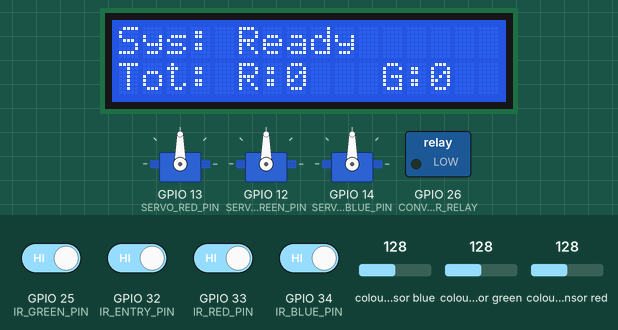
Simulated run of this program. Board: ESP32. Shown: 16×2 character LCD, 3 × servo, switched loads named in the program (green lamp = pin HIGH). The inputs (shaded band) are chosen by the test bench; at power-on: GPIO 25 (IR_GREEN_PIN), GPIO 32 (IR_ENTRY_PIN), GPIO 33 (IR_RED_PIN), GPIO 34 (IR_BLUE_PIN) HIGH, colour sensor red 128, colour sensor blue 128, colour sensor green 128. What the program prints to the serial monitor is not drawn.

Above: at 2.2 s.
2.3 s: GPIO 32 (IR_ENTRY_PIN) driven LOW
At 3.7 s:
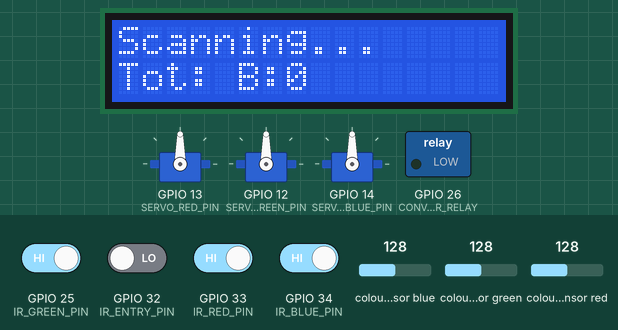
5.3 s: colour sensor red set to 86
7.9 s: colour sensor red set to 77
At 8.9 s:
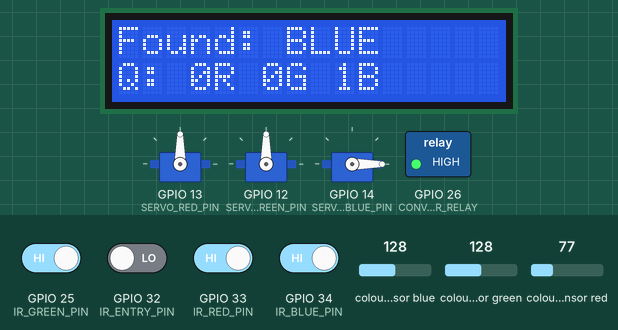
10.9 s: colour sensor blue set to 119
At 13.1 s:
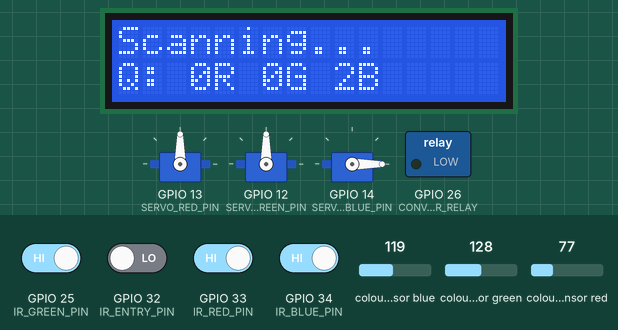
13.9 s: colour sensor blue set to 52
16.9 s: colour sensor blue set to 45
At 19.4 s:
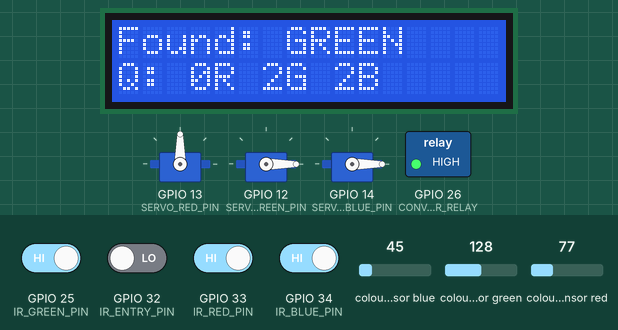
Timing chart, 0 to 33.9 s (numbered marks = the images above; inputs shaded):
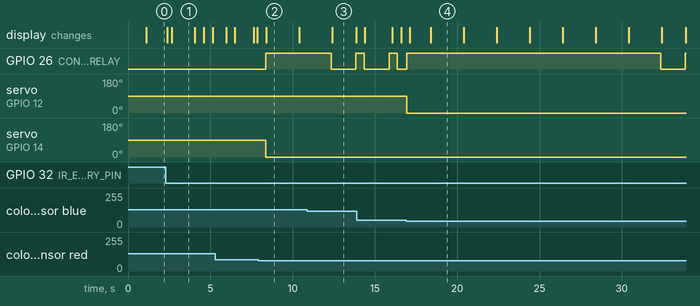

Measured:
- the behaviour switches between 83 and 82 on colour sensor red (found by bisection; images 1 and 2)
- the behaviour switches between 122 and 121 on colour sensor blue (found by bisection; images 2 and 3)
- the behaviour switches between 49 and 48 on colour sensor blue (found by bisection; images 3 and 4)
- after the input at 2.3 s, the display: first changes after 0.08 s (image 1 shows a later state)
- after the input at 7.9 s, GPIO 26 (CONVEYOR_RELAY): LOW → HIGH after 0.46 s; servo on GPIO 14 (SERVO_BLUE_PIN): 90° → 0° after 0.46 s; the display: changes after 0.49 s (image 2)
- after the input at 10.9 s, GPIO 26 (CONVEYOR_RELAY): HIGH → LOW after 1.5 s, → HIGH 1.5 s later; the display: changes after 1.5 s (image 3)
- after the input at 16.9 s, servo on GPIO 12 (SERVO_GREEN_PIN): 90° → 0° at once; the display: first changes after 0.23 s (image 4 shows a later state)

The program:

main.cpp
```cpp
#include "Adafruit_TCS34725.h"
#include <Arduino.h>
#include <ESP32Servo.h>
#include <LiquidCrystal_I2C.h>
#include <Wire.h>

// ============================================================================
// COLOR SORTING SYSTEM - FINAL FIRMWARE
//
//
// HARDWARE LAYOUT:
//   - Left Rail:  Servo Motors, Catch Bins
//   - Right Rail: HW-201 IR Sensors (looking across the belt)
// ============================================================================

#define SERVO_RED_PIN 13
#define SERVO_GREEN_PIN 12
#define SERVO_BLUE_PIN 14
#define CONVEYOR_RELAY 26

#define IR_ENTRY_PIN 32
#define IR_RED_PIN 33
#define IR_GREEN_PIN 25
#define IR_BLUE_PIN 34

#define RELAY_ON HIGH
#define RELAY_OFF LOW

Servo servoRed;
Servo servoGreen;
Servo servoBlue;

Adafruit_TCS34725 tcs =
    Adafruit_TCS34725(TCS34725_INTEGRATIONTIME_50MS, TCS34725_GAIN_4X);
LiquidCrystal_I2C lcd(0x27, 16, 2);

// --- System Lifetime Counters ---
int totalRed = 0;
int totalGreen = 0;
int totalBlue = 0;

// --- Multi-Box Queue Architecture ---
#define MAX_BOXES 10
enum ColorResult { NONE, RED_OBJ, GREEN_OBJ, BLUE_OBJ };

struct BoxRecord {
  ColorResult color;
  int zone;
  unsigned long clearTimer; // Replaced yellowTimer with generic clear timer
};

BoxRecord conveyorQueue[MAX_BOXES];
int boxCount = 0;

// --- Timers & Edge Detection ---
bool lastRedIR = HIGH;
bool lastGreenIR = HIGH;
bool lastBlueIR = HIGH;
unsigned long lastEntryTrigger = 0;

bool scanPending = false;
unsigned long scanTimeout = 0;
unsigned long lastFastRead = 0;

bool redDropping = false;
unsigned long redDropEnd = 0;
bool greenDropping = false;
unsigned long greenDropEnd = 0;
bool blueDropping = false;
unsigned long blueDropEnd = 0;

// --- LCD Management Variables ---
unsigned long lastLcdUpdate = 0;
String lcdStatus = "Sys: Ready";
unsigned long lcdStatusTimeout = 0;

// --- Helper: Update Status Message ---
void setStatus(String msg, int timeoutMs = 2000) {
  lcdStatus = msg;
  lcdStatusTimeout = millis() + timeoutMs;
}

// --- Differential Color Detection Logic ---
ColorResult detectColor(int R, int G, int B, uint16_t C) {
  if (C < 280)
    return NONE;

  // RED BOX
  if (R >= 170 && G <= 50 && B <= 50)
    return RED_OBJ;
  // GREEN BOX
  if (G > R && G >= 105 && B <= 48)
    return GREEN_OBJ;
  // BLUE BOX
  if (R <= 62 && (B - R) >= 35 && B > R && G > R)
    return BLUE_OBJ;

  return NONE;
}

// --- Queue Management ---
void removeBox(int index) {
  for (int i = index; i < boxCount - 1; i++) {
    conveyorQueue[i] = conveyorQueue[i + 1];
  }
  boxCount--;
}

void setup() {
  Serial.begin(115200);
  delay(1000);

  Wire.begin();

  // Initialize LCD
  Wire.beginTransmission(0x27);
  if (Wire.endTransmission() == 0) {
    lcd.init();
    lcd.backlight();
    lcd.setCursor(0, 0);
    lcd.print("System Booting..");
  }

  Serial.println(F("\n=================================================="));
  Serial.println(F("  ESP32 FIFO SORTER: STOP-AND-SCAN FIRMWARE       "));
  Serial.println(F("=================================================="));

  pinMode(CONVEYOR_RELAY, OUTPUT);
  digitalWrite(CONVEYOR_RELAY, RELAY_OFF);

  // Inputs (Sensors)
  pinMode(IR_ENTRY_PIN, INPUT_PULLUP);
  pinMode(IR_RED_PIN, INPUT_PULLUP);
  pinMode(IR_GREEN_PIN, INPUT_PULLUP);
  pinMode(IR_BLUE_PIN, INPUT); // Requires physical pull-up!

  if (tcs.begin()) {
    Serial.println(F("[INIT] TCS34725 Color Sensor Found!"));
  } else {
    Serial.println(F("[ERROR] No TCS34725 found. Check I2C wiring."));
    lcd.setCursor(0, 1);
    lcd.print("SENSOR ERROR!   ");
    while (1)
      ;
  }

  ESP32PWM::allocateTimer(0);
  ESP32PWM::allocateTimer(1);
  ESP32PWM::allocateTimer(2);

  servoRed.setPeriodHertz(50);
  servoGreen.setPeriodHertz(50);
  servoBlue.setPeriodHertz(50);

  servoRed.attach(SERVO_RED_PIN, 500, 2400);
  servoGreen.attach(SERVO_GREEN_PIN, 500, 2400);
  servoBlue.attach(SERVO_BLUE_PIN, 500, 2400);

  // Idle State = 90 Degrees
  servoRed.write(90);
  servoGreen.write(90);
  servoBlue.write(90);
}

void loop() {
  bool currEntryIR = digitalRead(IR_ENTRY_PIN);
  bool currRedIR = digitalRead(IR_RED_PIN);
  bool currGreenIR = digitalRead(IR_GREEN_PIN);
  bool currBlueIR = digitalRead(IR_BLUE_PIN);

  // ========================================================================
  // 1. ENTRY IR & SCANNING
  // ========================================================================
  if (currEntryIR == LOW && millis() - lastEntryTrigger > 2000) {
    lastEntryTrigger = millis();
    scanPending = true;
    scanTimeout = millis() + 1500;

    Serial.println(F("\n[ENTRY] IR Triggered! Belt Paused. Scanning..."));
    setStatus("Scanning...");
  }

  if (scanPending) {
    if (millis() - lastFastRead > 50) {
      lastFastRead = millis();

      uint16_t r_raw, g_raw, b_raw, c;
      tcs.getRawData(&r_raw, &g_raw, &b_raw, &c);

      int nR = 0, nG = 0, nB = 0;
      if (c > 0) {
        nR = (r_raw * 255) / c;
        nG = (g_raw * 255) / c;
        nB = (b_raw * 255) / c;
      }

      ColorResult detected = detectColor(nR, nG, nB, c);

      if (detected != NONE && boxCount < MAX_BOXES) {
        conveyorQueue[boxCount].color = detected;
        conveyorQueue[boxCount].zone = 0;
        boxCount++;

        String colorName = "UNKNWN";
        if (detected == RED_OBJ)
          colorName = "RED";
        if (detected == GREEN_OBJ)
          colorName = "GREEN";
        if (detected == BLUE_OBJ)
          colorName = "BLUE";

        Serial.printf("[SUCCESS] >> %s << Box locked! Belt Resuming.\n",
                      colorName.c_str());
        setStatus("Found: " + colorName, 2000);
        scanPending = false;
      }
    }

    if (millis() > scanTimeout && scanPending) {
      scanPending = false;
      Serial.println(F("[TIMEOUT] Scan window closed. Belt Resuming."));
      setStatus("Scan Failed", 2000);
    }
  }

  // ========================================================================
  // 2. BIN IR TRIGGERS (Zone Tracking / Shift Register)
  // ========================================================================
  if (currRedIR == LOW && lastRedIR == HIGH) {
    for (int i = 0; i < boxCount; i++) {
      if (conveyorQueue[i].zone == 0) {
        if (conveyorQueue[i].color == RED_OBJ) {
          Serial.println(F("[BIN 1] RED box caught! Dragging..."));
          setStatus("Dropped: RED");
          totalRed++;
          servoRed.write(180);
          redDropping = true;
          redDropEnd = millis() + 1000;
          removeBox(i);
        } else {
          conveyorQueue[i].zone = 1;
        }
        break;
      }
    }
  }

  if (currGreenIR == LOW && lastGreenIR == HIGH) {
    for (int i = 0; i < boxCount; i++) {
      if (conveyorQueue[i].zone == 1) {
        if (conveyorQueue[i].color == GREEN_OBJ) {
          Serial.println(F("[BIN 2] GREEN box caught! Dragging..."));
          setStatus("Dropped: GREEN");
          totalGreen++;
          servoGreen.write(180);
          greenDropping = true;
          greenDropEnd = millis() + 1000;
          removeBox(i);
        } else {
          conveyorQueue[i].zone = 2;
        }
        break;
      }
    }
  }

  if (currBlueIR == LOW && lastBlueIR == HIGH) {
    for (int i = 0; i < boxCount; i++) {
      if (conveyorQueue[i].zone == 2) {
        if (conveyorQueue[i].color == BLUE_OBJ) {
          Serial.println(F("[BIN 3] BLUE box caught! Dragging..."));
          setStatus("Dropped: BLUE");
          totalBlue++;
          servoBlue.write(180);
          blueDropping = true;
          blueDropEnd = millis() + 1000;
          removeBox(i);
        } else {
          Serial.println(F("[BIN 3] Unmatched Box passing to End of Line."));
          setStatus("Passing: END");
          conveyorQueue[i].zone = 3;
          conveyorQueue[i].clearTimer = millis() + 8000;
        }
        break;
      }
    }
  }

  // ========================================================================
  // 3. SERVO RESETS & END OF LINE TIMEOUTS
  // ========================================================================
  if (redDropping && millis() > redDropEnd) {
    servoRed.write(90);
    redDropping = false;
  }
  if (greenDropping && millis() > greenDropEnd) {
    servoGreen.write(90);
    greenDropping = false;
  }
  if (blueDropping && millis() > blueDropEnd) {
    servoBlue.write(90);
    blueDropping = false;
  }

  for (int i = 0; i < boxCount; i++) {
    if (conveyorQueue[i].zone == 3 && millis() > conveyorQueue[i].clearTimer) {
      Serial.println(F("[END] Box cleared the belt."));
      removeBox(i);
      break;
    }
  }

  // ========================================================================
  // 4. DYNAMIC SERVO POSITIONING (Look-Ahead Catch Logic)
  // ========================================================================
  if (!redDropping) {
    bool cR = false;
    for (int i = 0; i < boxCount; i++) {
      if (conveyorQueue[i].zone == 0 && conveyorQueue[i].color == RED_OBJ)
        cR = true;
    }
    servoRed.write(cR ? 0 : 90);
  }

  if (!greenDropping) {
    bool cG = false;
    for (int i = 0; i < boxCount; i++) {
      if ((conveyorQueue[i].zone == 0 || conveyorQueue[i].zone == 1) &&
          conveyorQueue[i].color == GREEN_OBJ)
        cG = true;
    }
    servoGreen.write(cG ? 0 : 90);
  }

  if (!blueDropping) {
    bool cB = false;
    for (int i = 0; i < boxCount; i++) {
      if ((conveyorQueue[i].zone <= 2) && conveyorQueue[i].color == BLUE_OBJ)
        cB = true;
    }
    servoBlue.write(cB ? 0 : 90);
  }

  // ========================================================================
  // 5. MOTOR CONTROL (Stop-and-Scan Enabled)
  // ========================================================================
  if (scanPending) {
    digitalWrite(CONVEYOR_RELAY, RELAY_OFF);
  } else if (boxCount > 0) {
    digitalWrite(CONVEYOR_RELAY, RELAY_ON);
  } else {
    digitalWrite(CONVEYOR_RELAY, RELAY_OFF);
  }

  // ========================================================================
  // 6. DYNAMIC LCD DASHBOARD (Non-blocking, updates 4Hz)
  // ========================================================================
  if (millis() - lastLcdUpdate >= 250) {
    lastLcdUpdate = millis();

    if (millis() > lcdStatusTimeout) {
      lcdStatus = (boxCount > 0) ? "Belt Running..." : "Sys: Ready     ";
    }

    // --- Render Line 1 (Status) ---
    char line1[17];
    snprintf(line1, sizeof(line1), "%-16s", lcdStatus.c_str());
    lcd.setCursor(0, 0);
    lcd.print(line1);

    // --- Render Line 2 (Data) ---
    char line2[17];
    if (boxCount > 0) {
      int qR = 0, qG = 0, qB = 0;
      for (int i = 0; i < boxCount; i++) {
        if (conveyorQueue[i].color == RED_OBJ)
          qR++;
        else if (conveyorQueue[i].color == GREEN_OBJ)
          qG++;
        else if (conveyorQueue[i].color == BLUE_OBJ)
          qB++;
      }
      snprintf(line2, sizeof(line2), "Q: %dR %dG %dB      ", qR, qG, qB);
    } else {
      int cycle = (millis() / 2500) % 2;
      if (cycle == 0) {
        snprintf(line2, sizeof(line2), "Tot: R:%-3d G:%-3d", totalRed,
                 totalGreen);
      } else {
        snprintf(line2, sizeof(line2), "Tot: B:%-3d      ", totalBlue);
      }
    }

    lcd.setCursor(0, 1);
    lcd.print(line2);
  }

  // Update IR Edges
  lastRedIR = currRedIR;
  lastGreenIR = currGreenIR;
  lastBlueIR = currBlueIR;
}
```
